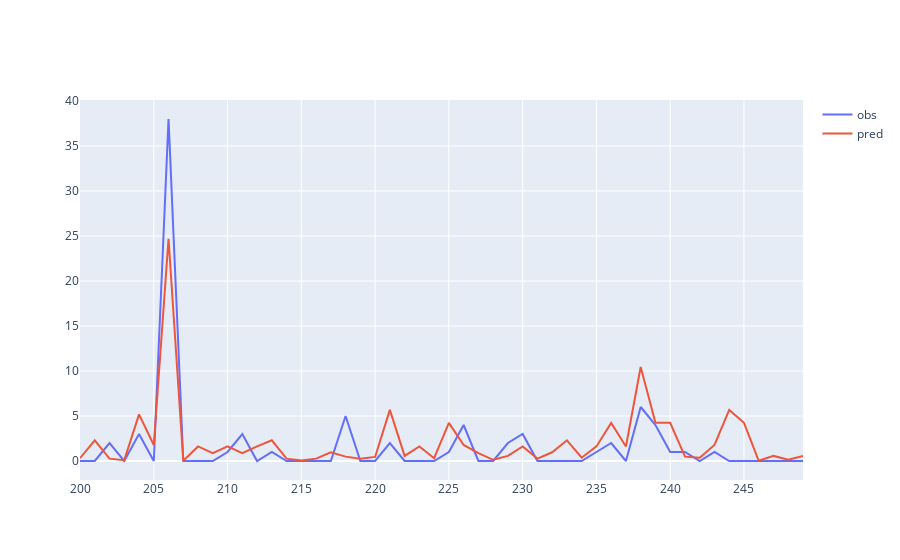

The cell this chart's notebook holds for it:
### Markdown cell above
Realizamos as predições em cima dos dados de validação, mais uma vez tomando cuidado para não incluir as variáveis não significantes.

### Code cell
fig = go.Figure()
fig.add_trace(go.Scatter(x=df_test.index, y=df_test.FISH_COUNT, name='obs'))
fig.add_trace(go.Scatter(x=zip_predictions.index, y=zip_predictions, name='pred'))

### Figure 1 — Plotly figure (JSON) as saved in the notebook; plotly's stock layout.template omitted (floating-point values rounded to 4 significant figures)
{"data": [{"name": "obs", "type": "scatter", "x": [200, 201, 202, 203, 204, 205, 206, 207, 208, 209, 210, 211, 212, 213, 214, 215, 216, 217, 218, 219, 220, 221, 222, 223, 224, 225, 226, 227, 228, 229, 230, 231, 232, 233, 234, 235, 236, 237, 238, 239, 240, 241, 242, 243, 244, 245, 246, 247, 248, 249], "y": [0, 0, 2, 0, 3, 0, 38, 0, 0, 0, 1, 3, 0, 1, 0, 0, 0, 0, 5, 0, 0, 2, 0, 0, 0, 1, 4, 0, 0, 2, 3, 0, 0, 0, 0, 1, 2, 0, 6, 4, 1, 1, 0, 1, 0, 0, 0, 0, 0, 0]}, {"name": "pred", "type": "scatter", "x": [200, 201, 202, 203, 204, 205, 206, 207, 208, 209, 210, 211, 212, 213, 214, 215, 216, 217, 218, 219, 220, 221, 222, 223, 224, 225, 226, 227, 228, 229, 230, 231, 232, 233, 234, 235, 236, 237, 238, 239, 240, 241, 242, 243, 244, 245, 246, 247, 248, 249], "y": [0.3074, 2.302, 0.2597, 0.0907, 5.182, 1.78, 24.7, 0.02661, 1.62, 0.8802, 1.62, 0.8802, 1.62, 2.302, 0.2636, 0.04928, 0.2636, 0.9674, 0.4852, 0.2636, 0.4514, 5.677, 0.5657, 1.62, 0.3074, 4.237, 1.78, 0.8802, 0.1344, 0.5657, 1.62, 0.2636, 0.9674, 2.302, 0.3692, 1.62, 4.237, 1.62, 10.45, 4.237, 4.237, 0.4852, 0.3692, 1.78, 5.677, 4.237, 0.02661, 0.5657, 0.1344, 0.5657]}], "layout": {}}
